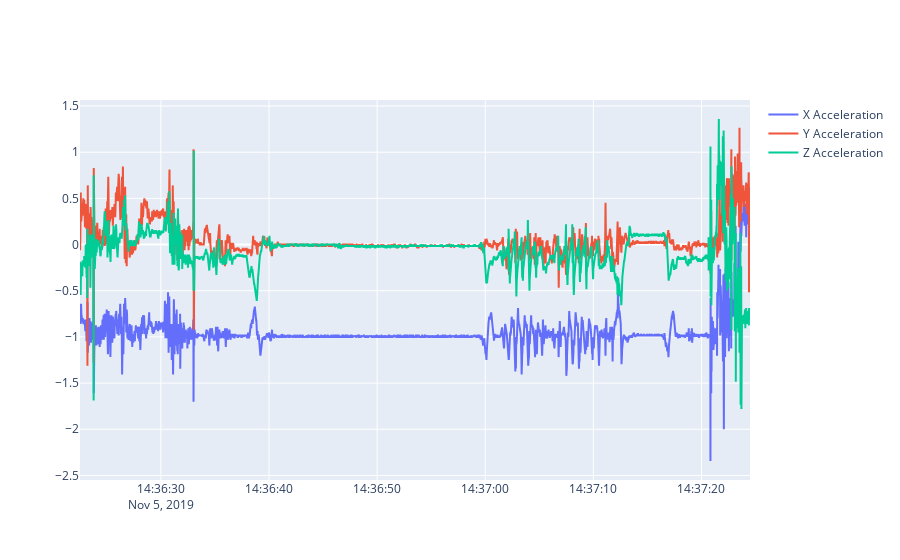

Write notebook code for a chart like this one.
### Code cell
fig = go.Figure()

config = dict({'scrollZoom': True})

fig.add_trace(go.Scatter(x=time, y=acc_x,
                    mode='lines',
                    name='X Acceleration'))
fig.add_trace(go.Scatter(x=time, y=acc_y,
                    mode='lines',
                    name='Y Acceleration'))
fig.add_trace(go.Scatter(x=time, y=acc_z,
                    mode='lines',
                    name='Z Acceleration'))

fig.show(config=config)

### Figure 1 — Plotly figure (JSON) as saved in the notebook; plotly's stock layout.template omitted (floating-point values rounded to 4 significant figures; data arrays with more than 128 entries replaced by an {"elided": "..."} marker saying what was removed)
{"data": [{"mode": "lines", "name": "X Acceleration", "type": "scatter", "x": {"elided": "5999 str values"}, "y": {"elided": "5999 float values"}}, {"mode": "lines", "name": "Y Acceleration", "type": "scatter", "x": {"elided": "5999 str values"}, "y": {"elided": "5999 float values"}}, {"mode": "lines", "name": "Z Acceleration", "type": "scatter", "x": {"elided": "5999 str values"}, "y": {"elided": "5999 float values"}}], "layout": {}}
